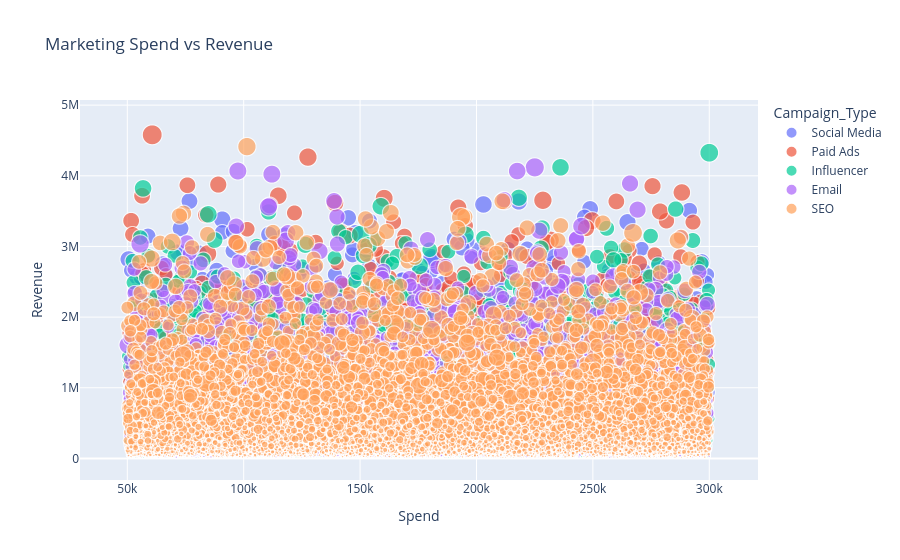

Write notebook code for a chart like this one.
### Markdown cell above
Are we generating revenue efficiently, or simply spending more to get more conversions?

### Code cell
fig = px.scatter(
    df,
    x='Spend',
    y='Revenue',
    size='Conversions',
    color='Campaign_Type',
    hover_name='Campaign_ID',
    hover_data=['ROI', 'Conversion_Rate'],
    title='Marketing Spend vs Revenue'
)

fig.show()

### Figure 1 — Plotly figure (JSON) as saved in the notebook; plotly's stock layout.template omitted (floating-point values rounded to 4 significant figures; data arrays with more than 128 entries replaced by an {"elided": "..."} marker saying what was removed)
{"data": [{"customdata": {"elided": "11114x2 float values"}, "hovertemplate": "<b>%{hovertext}</b><br><br>Campaign_Type=Social Media<br>Spend=%{x}<br>Revenue=%{y}<br>Conversions=%{marker.size}<br>ROI=%{customdata[0]}<br>Conversion_Rate=%{customdata[1]}<extra></extra>", "hovertext": {"elided": "11114 str values"}, "legendgroup": "Social Media", "marker": {"color": "#636efa", "size": {"elided": "11114 int values"}, "sizemode": "area", "sizeref": 16.71, "symbol": "circle"}, "mode": "markers", "name": "Social Media", "showlegend": true, "type": "scattergl", "x": {"elided": "11114 float values"}, "xaxis": "x", "y": {"elided": "11114 int values"}, "yaxis": "y"}, {"customdata": {"elided": "11116x2 float values"}, "hovertemplate": "<b>%{hovertext}</b><br><br>Campaign_Type=Paid Ads<br>Spend=%{x}<br>Revenue=%{y}<br>Conversions=%{marker.size}<br>ROI=%{customdata[0]}<br>Conversion_Rate=%{customdata[1]}<extra></extra>", "hovertext": {"elided": "11116 str values"}, "legendgroup": "Paid Ads", "marker": {"color": "#EF553B", "size": {"elided": "11116 int values"}, "sizemode": "area", "sizeref": 16.71, "symbol": "circle"}, "mode": "markers", "name": "Paid Ads", "showlegend": true, "type": "scattergl", "x": {"elided": "11116 float values"}, "xaxis": "x", "y": {"elided": "11116 int values"}, "yaxis": "y"}, {"customdata": {"elided": "11134x2 float values"}, "hovertemplate": "<b>%{hovertext}</b><br><br>Campaign_Type=Influencer<br>Spend=%{x}<br>Revenue=%{y}<br>Conversions=%{marker.size}<br>ROI=%{customdata[0]}<br>Conversion_Rate=%{customdata[1]}<extra></extra>", "hovertext": {"elided": "11134 str values"}, "legendgroup": "Influencer", "marker": {"color": "#00cc96", "size": {"elided": "11134 int values"}, "sizemode": "area", "sizeref": 16.71, "symbol": "circle"}, "mode": "markers", "name": "Influencer", "showlegend": true, "type": "scattergl", "x": {"elided": "11134 float values"}, "xaxis": "x", "y": {"elided": "11134 int values"}, "yaxis": "y"}, {"customdata": {"elided": "11112x2 float values"}, "hovertemplate": "<b>%{hovertext}</b><br><br>Campaign_Type=Email<br>Spend=%{x}<br>Revenue=%{y}<br>Conversions=%{marker.size}<br>ROI=%{customdata[0]}<br>Conversion_Rate=%{customdata[1]}<extra></extra>", "hovertext": {"elided": "11112 str values"}, "legendgroup": "Email", "marker": {"color": "#ab63fa", "size": {"elided": "11112 int values"}, "sizemode": "area", "sizeref": 16.71, "symbol": "circle"}, "mode": "markers", "name": "Email", "showlegend": true, "type": "scattergl", "x": {"elided": "11112 float values"}, "xaxis": "x", "y": {"elided": "11112 int values"}, "yaxis": "y"}, {"customdata": {"elided": "11079x2 float values"}, "hovertemplate": "<b>%{hovertext}</b><br><br>Campaign_Type=SEO<br>Spend=%{x}<br>Revenue=%{y}<br>Conversions=%{marker.size}<br>ROI=%{customdata[0]}<br>Conversion_Rate=%{customdata[1]}<extra></extra>", "hovertext": {"elided": "11079 str values"}, "legendgroup": "SEO", "marker": {"color": "#FFA15A", "size": {"elided": "11079 int values"}, "sizemode": "area", "sizeref": 16.71, "symbol": "circle"}, "mode": "markers", "name": "SEO", "showlegend": true, "type": "scattergl", "x": {"elided": "11079 float values"}, "xaxis": "x", "y": {"elided": "11079 int values"}, "yaxis": "y"}], "layout": {"legend": {"itemsizing": "constant", "title": {"text": "Campaign_Type"}, "tracegroupgap": 0}, "title": {"text": "Marketing Spend vs Revenue"}, "xaxis": {"anchor": "y", "domain": [0, 1], "title": {"text": "Spend"}}, "yaxis": {"anchor": "x", "domain": [0, 1], "title": {"text": "Revenue"}}}}
